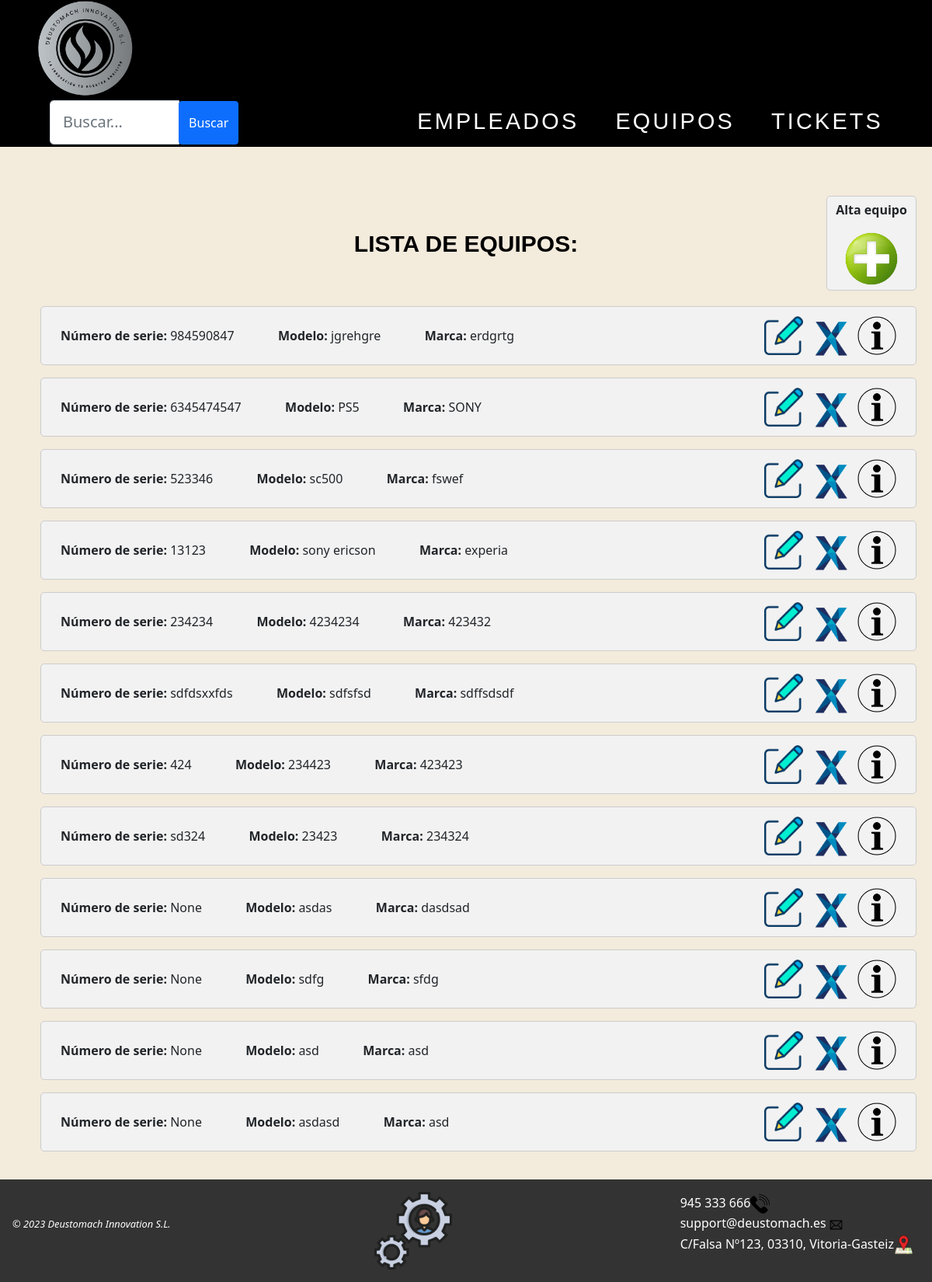
Page /AppWeb/listadoEquipos/ on the earlier database version.
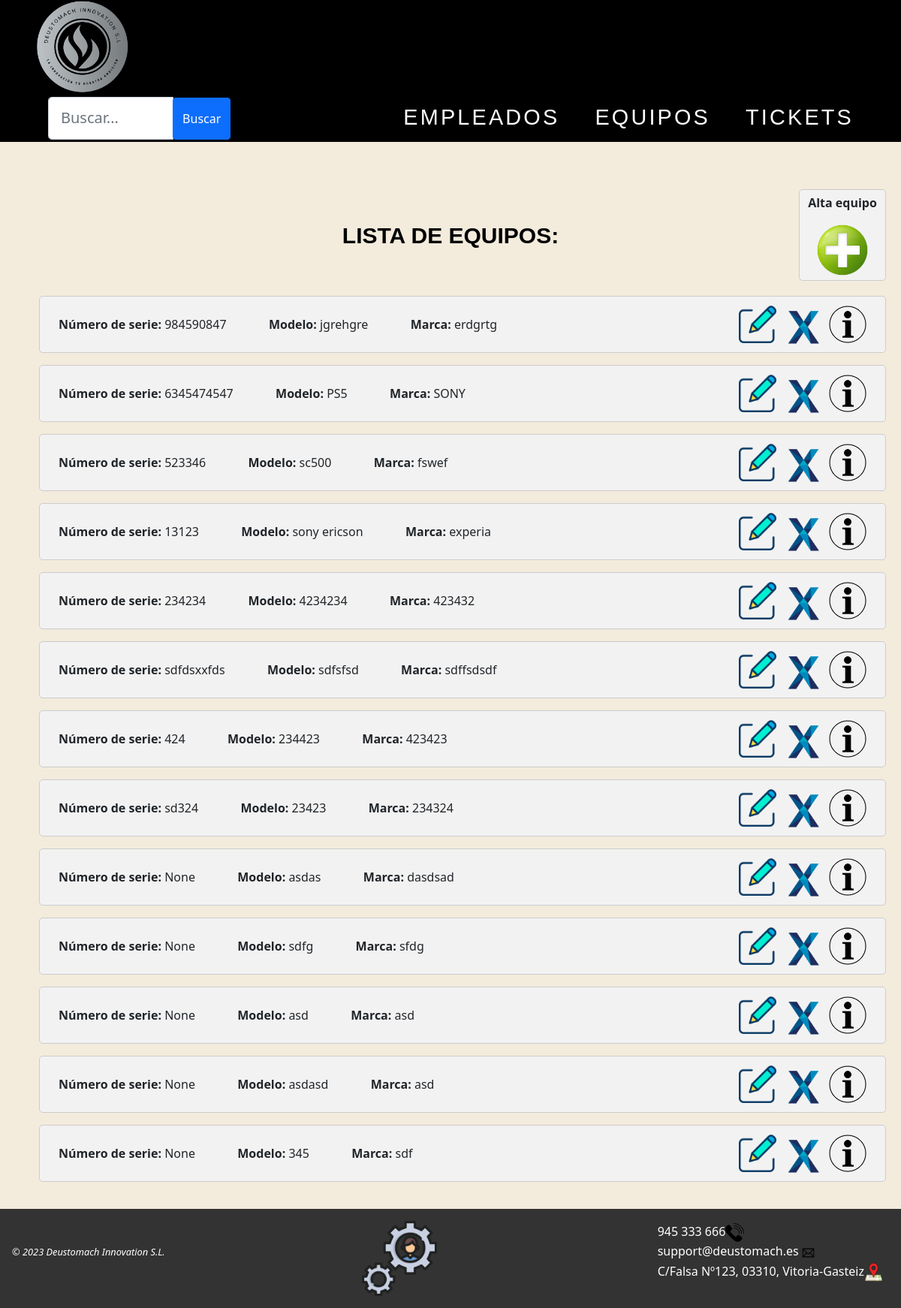
Same page on the later database version.
### AppWeb/models.py (models this page shows, shortened)
class Equipo(models.Model):
    nserie = models.CharField(max_length=20, unique=True)
    modelo = models.CharField(max_length=50)
    marca = models.CharField(max_length=30)
    tipo = models.CharField(max_length=20)
    fechaAdquisicion = models.DateField(null=True, blank=True)
    fechaPuestaMarcha = models.DateField(null=True, blank=True)
    provNombre = models.CharField(max_length=30)
    provTelefono = models.IntegerField(default=0)
    planta = models.CharField(max_length=15)

### AppWeb/views.py (the view)
# urls.py: path('AppWeb/listadoEquipos/', views.ListaEquipo.as_view(), name='listado-equipo'),
class ListaEquipo(ListView):
    model = Equipo
    template_name = 'listadoEquipos.html'
    context_object_name = 'equipos'
    def get_queryset(self):
        queryset = super().get_queryset()
        busqueda = self.request.GET.get("buscar")
        if busqueda:
            queryset = queryset.filter(
                Q(nserie__icontains=busqueda) |
                Q(modelo__icontains=busqueda) |
                Q(marca__icontains=busqueda)
            ).distinct()
        return queryset

### AppWeb/Templates/listadoEquipos.html (shortened to what this page needs)
{% extends "homeEquipos.html" %}
{% load static %}
{% block contenido %}
<div class="contenido">
    <div id="totalalta">
        <div id="titulos">
            <h1>LISTA DE EQUIPOS:</h1>
        </div>
        <div id="mas">
            <p><b>Alta equipo</b></p>
            <a href="{% url 'gestion:crear-equipo' %}"><img class="centrado" src="{% static 'images/añadirusr.png' %}"
                    width="70px" title="Crear un empleado nuevo"></a>
        </div>
        {% if object_list %}
        {% for eq in object_list %}
        <ul>
            <div class="objetos">
                <span><b>Número de serie: </b>{{eq.nserie}}</span> &emsp;&emsp;&emsp;
                <b>Modelo: </b>{{eq.modelo}}</span> &emsp;&emsp;&emsp;
                <b>Marca: </b>{{eq.marca}}</span>
                <a id="objetos1" href="{% url 'gestion:detalle-equipo' eq.id %}"><img
                        src="{% static 'images/info.png' %}" title="Pulsa para ver los detalles del equipo"
                        width="50px"></a>
                <a id="objetos1" href="{% url 'gestion:borrar-equipo' eq.id %}"><img
                        src="{% static 'images/delete.png' %}" title="Haz clic para eliminar el equipo"
                        width="50px"></a>
                <a id="objetos1" href="{% url 'gestion:modificar-equipo' eq.id %}"><img
                        src="{% static 'images/editar.png' %}" title="Haz clic para editar este equipo"
                        width="50px"></a>
            </div>
        </ul>
        {% endfor %}
        {% else %}
        <h1>No hay equipos disponibles</h1>
        {% endif %}
    </div>
    {% endblock %}

Differences in the rows shown:
added Equipo: nserie "None", modelo "345", marca "sdf"
